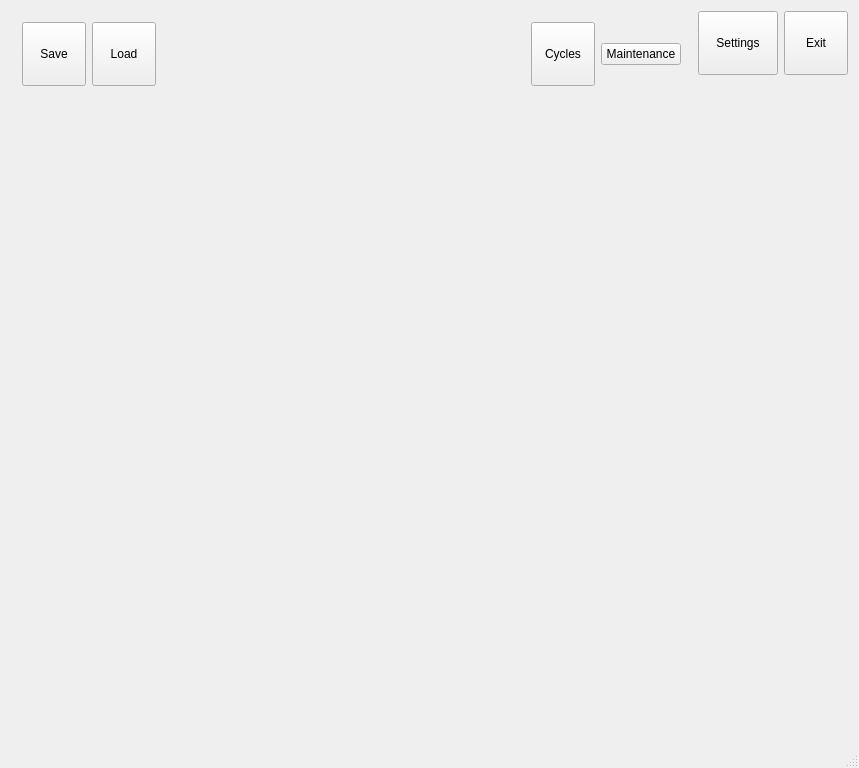
<?xml version="1.0" encoding="UTF-8"?>
<ui version="4.0">
 <class>MainWindow</class>
 <widget class="QMainWindow" name="MainWindow">
  <property name="geometry">
   <rect>
    <x>0</x>
    <y>0</y>
    <width>859</width>
    <height>768</height>
   </rect>
  </property>
  <property name="windowTitle">
   <string>MainWindow</string>
  </property>
  <property name="locale">
   <locale language="English" country="UnitedStates"/>
  </property>
  <widget class="QWidget" name="centralWidget">
   <layout class="QHBoxLayout" name="horizontalLayout_4">
    <item>
     <layout class="QVBoxLayout" name="verticalLayout" stretch="10,1">
      <item>
       <widget class="QWidget" name="widgetHeads" native="true">
        <property name="sizePolicy">
         <sizepolicy hsizetype="Expanding" vsizetype="Expanding">
          <horstretch>0</horstretch>
          <verstretch>0</verstretch>
         </sizepolicy>
        </property>
        <layout class="QVBoxLayout" name="verticalLayout_3">
         <item>
          <layout class="QHBoxLayout" name="horizontalLayout_2">
           <item>
            <widget class="QToolButton" name="pButtonSaveJob">
             <property name="minimumSize">
              <size>
               <width>64</width>
               <height>64</height>
              </size>
             </property>
             <property name="text">
              <string>Save</string>
             </property>
             <property name="icon">
              <iconset>
               <normaloff>:/new/icons/icons/save.png</normaloff>:/new/icons/icons/save.png</iconset>
             </property>
             <property name="iconSize">
              <size>
               <width>50</width>
               <height>40</height>
              </size>
             </property>
             <property name="toolButtonStyle">
              <enum>Qt::ToolButtonTextUnderIcon</enum>
             </property>
            </widget>
           </item>
           <item>
            <widget class="QToolButton" name="pButtonLoadJob">
             <property name="minimumSize">
              <size>
               <width>64</width>
               <height>64</height>
              </size>
             </property>
             <property name="text">
              <string>Load</string>
             </property>
             <property name="icon">
              <iconset>
               <normaloff>:/new/icons/icons/load.png</normaloff>:/new/icons/icons/load.png</iconset>
             </property>
             <property name="iconSize">
              <size>
               <width>50</width>
               <height>40</height>
              </size>
             </property>
             <property name="toolButtonStyle">
              <enum>Qt::ToolButtonTextUnderIcon</enum>
             </property>
            </widget>
           </item>
           <item>
            <spacer name="horizontalSpacer_4">
             <property name="orientation">
              <enum>Qt::Horizontal</enum>
             </property>
             <property name="sizeHint" stdset="0">
              <size>
               <width>40</width>
               <height>20</height>
              </size>
             </property>
            </spacer>
           </item>
           <item>
            <widget class="QToolButton" name="pButtonCyclesSetup">
             <property name="minimumSize">
              <size>
               <width>64</width>
               <height>64</height>
              </size>
             </property>
             <property name="text">
              <string>Cycles</string>
             </property>
             <property name="icon">
              <iconset resource="icons.qrc">
               <normaloff>:/arrows/icons/Base/arrows/arrowRPart2Round.png</normaloff>:/arrows/icons/Base/arrows/arrowRPart2Round.png</iconset>
             </property>
             <property name="iconSize">
              <size>
               <width>50</width>
               <height>40</height>
              </size>
             </property>
             <property name="toolButtonStyle">
              <enum>Qt::ToolButtonTextUnderIcon</enum>
             </property>
            </widget>
           </item>
           <item>
            <widget class="QPushButton" name="pButtonMaintance">
             <property name="text">
              <string>Maintenance</string>
             </property>
             <property name="icon">
              <iconset>
               <normaloff>:/new/icons/icons/warning.png</normaloff>:/new/icons/icons/warning.png</iconset>
             </property>
             <property name="iconSize">
              <size>
               <width>64</width>
               <height>64</height>
              </size>
             </property>
            </widget>
           </item>
          </layout>
         </item>
         <item>
          <spacer name="verticalSpacer">
           <property name="orientation">
            <enum>Qt::Vertical</enum>
           </property>
           <property name="sizeHint" stdset="0">
            <size>
             <width>20</width>
             <height>536</height>
            </size>
           </property>
          </spacer>
         </item>
        </layout>
       </widget>
      </item>
      <item>
       <layout class="QHBoxLayout" name="horizontalLayout">
        <item>
         <spacer name="horizontalSpacer">
          <property name="orientation">
           <enum>Qt::Horizontal</enum>
          </property>
          <property name="sizeHint" stdset="0">
           <size>
            <width>40</width>
            <height>20</height>
           </size>
          </property>
         </spacer>
        </item>
        <item>
         <layout class="QVBoxLayout" name="layoutIndexer"/>
        </item>
        <item>
         <spacer name="horizontalSpacer_2">
          <property name="orientation">
           <enum>Qt::Horizontal</enum>
          </property>
          <property name="sizeHint" stdset="0">
           <size>
            <width>40</width>
            <height>20</height>
           </size>
          </property>
         </spacer>
        </item>
       </layout>
      </item>
     </layout>
    </item>
    <item>
     <layout class="QVBoxLayout" name="verticalLayout_4">
      <item>
       <layout class="QHBoxLayout" name="horizontalLayout_3">
        <item>
         <widget class="QPushButton" name="pButtonSetting">
          <property name="minimumSize">
           <size>
            <width>64</width>
            <height>64</height>
           </size>
          </property>
          <property name="text">
           <string>Settings</string>
          </property>
          <property name="icon">
           <iconset>
            <normaloff>:/new/icons/icons/settings.png</normaloff>:/new/icons/icons/settings.png</iconset>
          </property>
          <property name="iconSize">
           <size>
            <width>64</width>
            <height>64</height>
           </size>
          </property>
         </widget>
        </item>
        <item>
         <widget class="QToolButton" name="pButtonExit">
          <property name="minimumSize">
           <size>
            <width>64</width>
            <height>64</height>
           </size>
          </property>
          <property name="text">
           <string>Exit</string>
          </property>
          <property name="icon">
           <iconset>
            <normaloff>:/new/icons/icons/multip.png</normaloff>:/new/icons/icons/multip.png</iconset>
          </property>
          <property name="iconSize">
           <size>
            <width>50</width>
            <height>40</height>
           </size>
          </property>
          <property name="toolButtonStyle">
           <enum>Qt::ToolButtonTextUnderIcon</enum>
          </property>
         </widget>
        </item>
       </layout>
      </item>
      <item>
       <spacer name="verticalSpacer_2">
        <property name="orientation">
         <enum>Qt::Vertical</enum>
        </property>
        <property name="sizeHint" stdset="0">
         <size>
          <width>20</width>
          <height>40</height>
         </size>
        </property>
       </spacer>
      </item>
     </layout>
    </item>
   </layout>
  </widget>
  <widget class="QMenuBar" name="menuBar">
   <property name="geometry">
    <rect>
     <x>0</x>
     <y>0</y>
     <width>859</width>
     <height>22</height>
    </rect>
   </property>
  </widget>
  <widget class="QStatusBar" name="statusBar"/>
 </widget>
 <layoutdefault spacing="6" margin="11"/>
 <resources>
  <include location="icons.qrc"/>
 </resources>
 <connections/>
</ui>
